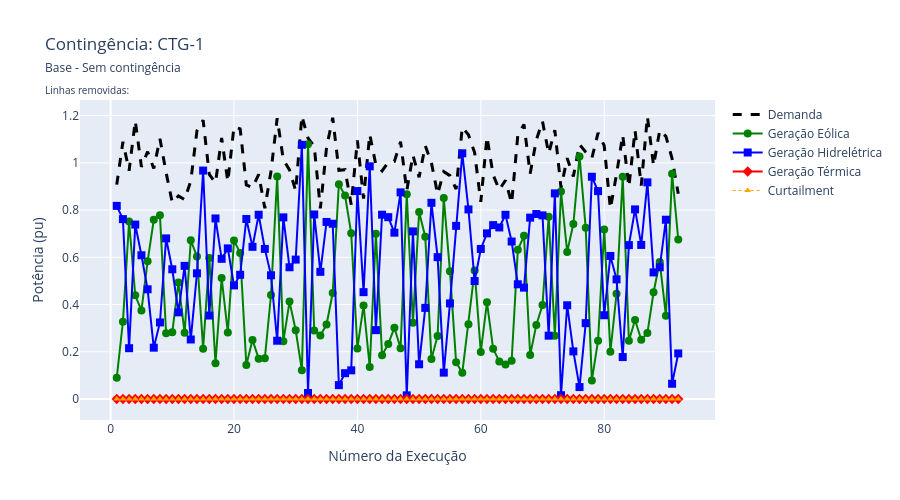
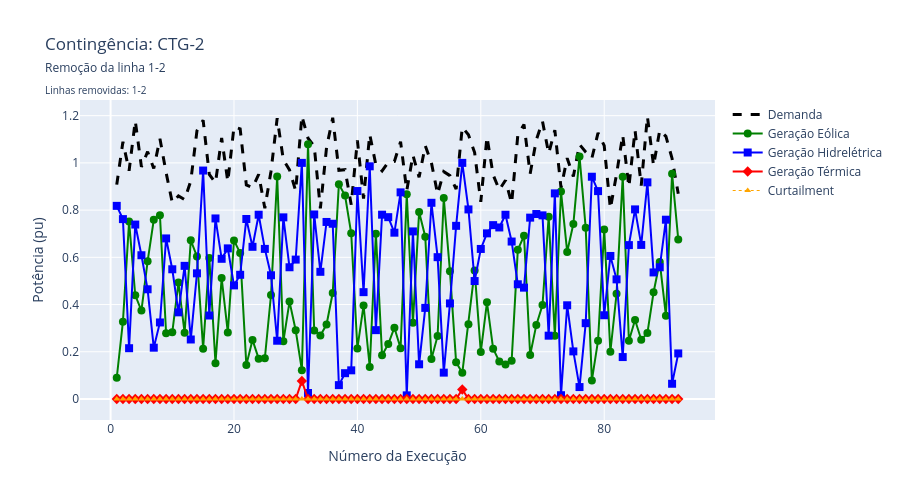
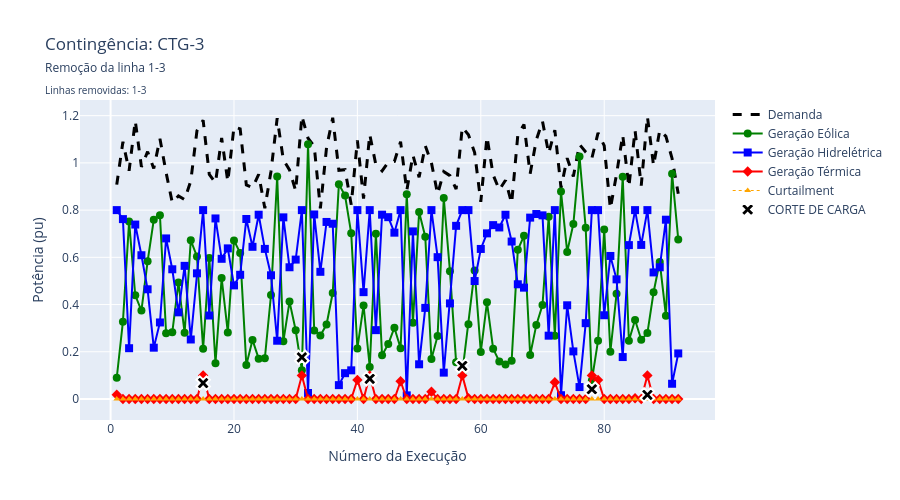
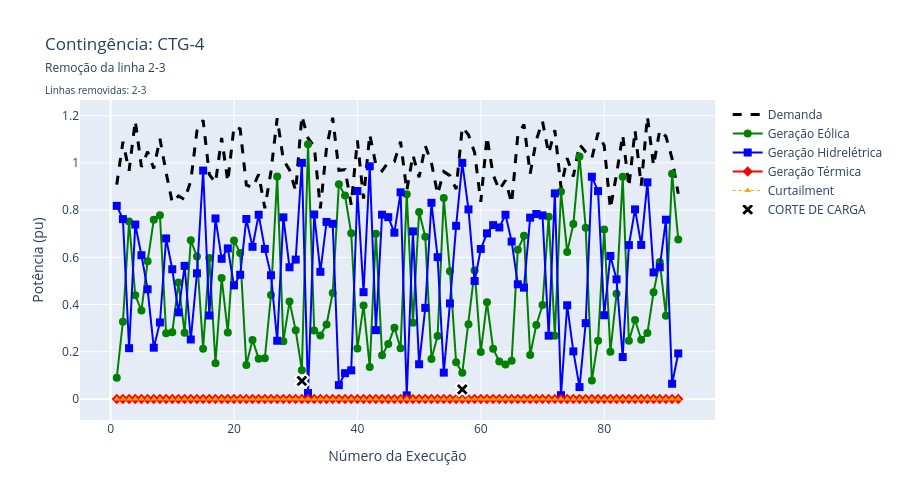

Source (notebook cell) for these figures, in order:
### Code cell
# =============================================================================
# EXECUÇÃO DOS GRÁFICOS
# =============================================================================

print("="*60)
print("ANÁLISE COMPLETA - GERAÇÃO POR TIPO E CONTINGÊNCIAS")
print("="*60)

# 1. Gráficos por contingência com geração por tipo
print("\n1️⃣  GRÁFICOS POR CONTINGÊNCIA COM GERAÇÃO POR TIPO")
df_por_ctg = plotar_por_contingencia_com_geracao_tipo(dados)

# 2. Análise de corte de carga por barra
print("\n2️⃣  CORTE DE CARGA POR BARRA")
corte_barras = plotar_corte_carga_barras(dados)

# 3. Curtailment médio por contingência
print("\n3️⃣  CURTAILMENT MÉDIO POR CONTINGÊNCIA")
curtailment_stats = plotar_curtailment_por_contingencia_ordenado(dados)
